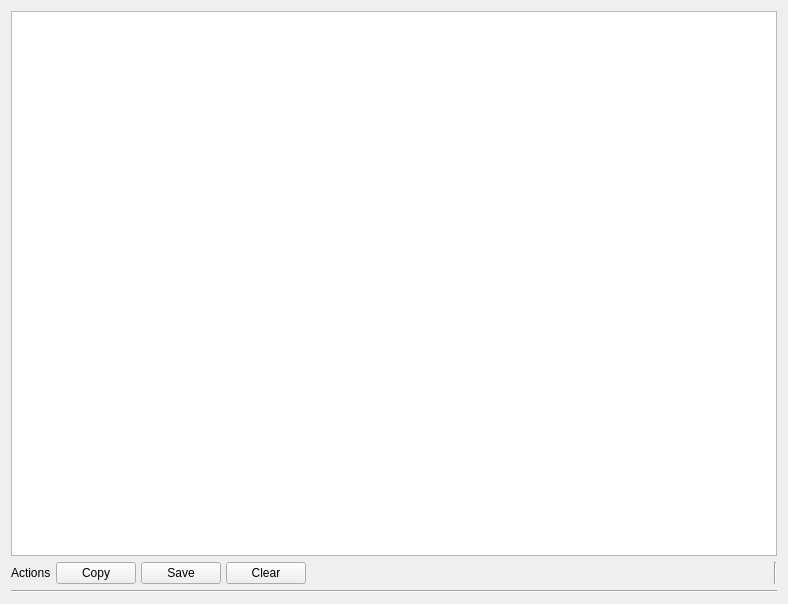
<?xml version="1.0" encoding="UTF-8"?>
<ui version="4.0">
 <class>InfoBoard</class>
 <widget class="QWidget" name="InfoBoard">
  <property name="geometry">
   <rect>
    <x>0</x>
    <y>0</y>
    <width>788</width>
    <height>604</height>
   </rect>
  </property>
  <property name="windowTitle">
   <string>Form</string>
  </property>
  <layout class="QGridLayout" name="gridLayout">
   <item row="0" column="0">
    <layout class="QVBoxLayout" name="verticalLayout">
     <item>
      <layout class="QVBoxLayout" name="verticalLayout_2">
       <item>
        <widget class="QTextEdit" name="infoBoard">
         <property name="readOnly">
          <bool>true</bool>
         </property>
        </widget>
       </item>
      </layout>
     </item>
     <item>
      <layout class="QHBoxLayout" name="horizontalLayout_4">
       <property name="sizeConstraint">
        <enum>QLayout::SetNoConstraint</enum>
       </property>
       <item alignment="Qt::AlignLeft">
        <widget class="QWidget" name="horizontalWidget" native="true">
         <property name="sizePolicy">
          <sizepolicy hsizetype="Minimum" vsizetype="Minimum">
           <horstretch>0</horstretch>
           <verstretch>0</verstretch>
          </sizepolicy>
         </property>
         <layout class="QHBoxLayout" name="horizontalLayout_2">
          <property name="spacing">
           <number>5</number>
          </property>
          <property name="sizeConstraint">
           <enum>QLayout::SetNoConstraint</enum>
          </property>
          <property name="leftMargin">
           <number>0</number>
          </property>
          <property name="topMargin">
           <number>0</number>
          </property>
          <property name="rightMargin">
           <number>0</number>
          </property>
          <property name="bottomMargin">
           <number>0</number>
          </property>
          <item alignment="Qt::AlignLeft">
           <widget class="QLabel" name="actionLabel">
            <property name="text">
             <string>Actions</string>
            </property>
            <property name="scaledContents">
             <bool>false</bool>
            </property>
           </widget>
          </item>
          <item alignment="Qt::AlignRight">
           <widget class="QPushButton" name="copyButton">
            <property name="text">
             <string>Copy</string>
            </property>
           </widget>
          </item>
          <item alignment="Qt::AlignRight">
           <widget class="QPushButton" name="saveButton">
            <property name="text">
             <string>Save</string>
            </property>
           </widget>
          </item>
          <item alignment="Qt::AlignRight|Qt::AlignBottom">
           <widget class="QPushButton" name="clearButton">
            <property name="text">
             <string>Clear</string>
            </property>
           </widget>
          </item>
         </layout>
        </widget>
       </item>
       <item>
        <widget class="Line" name="line">
         <property name="orientation">
          <enum>Qt::Vertical</enum>
         </property>
        </widget>
       </item>
       <item>
        <layout class="QHBoxLayout" name="actionButtonLayout"/>
       </item>
      </layout>
     </item>
     <item>
      <widget class="Line" name="line_2">
       <property name="orientation">
        <enum>Qt::Horizontal</enum>
       </property>
      </widget>
     </item>
    </layout>
   </item>
  </layout>
 </widget>
 <resources/>
 <connections/>
</ui>
